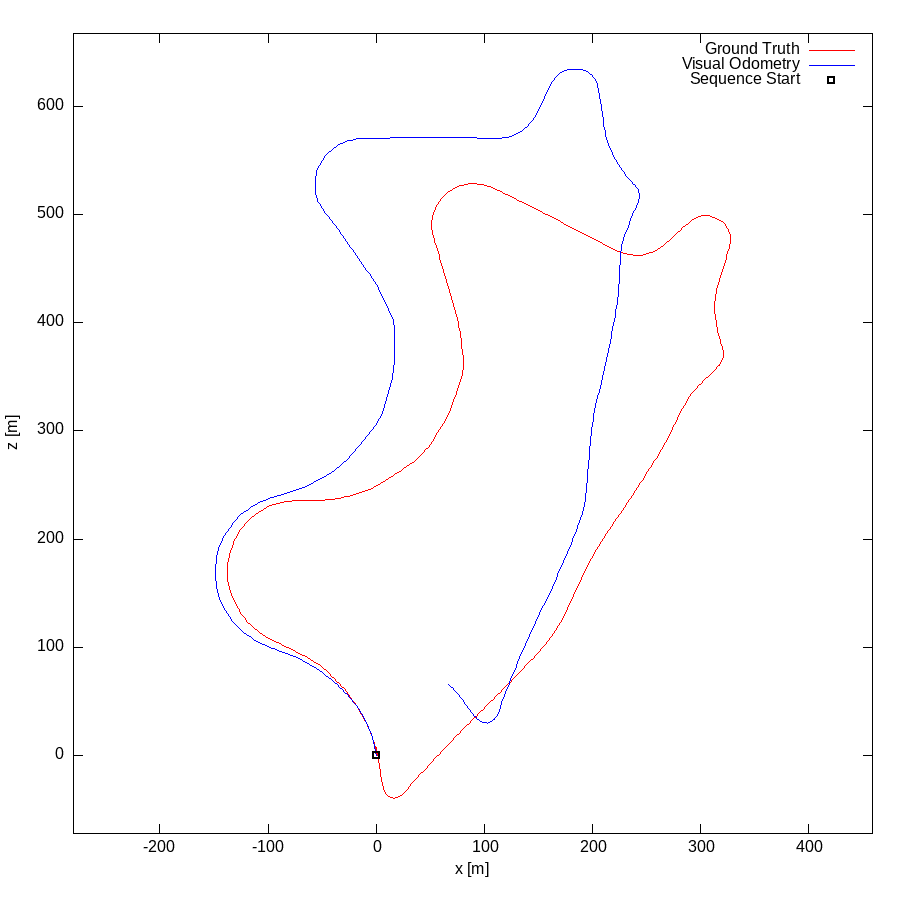

Generate this figure with gnuplot:
set term postscript eps enhanced color
set output "09.eps"
set size ratio -1
set xrange [-280:459]
set yrange [-72:667]
set xlabel "x [m]"
set ylabel "z [m]"
plot "09.txt" using 1:2 lc rgb "#FF0000" title 'Ground Truth' w lines,"09.txt" using 3:4 lc rgb "#0000FF" title 'Visual Odometry' w lines,"< head -1 09.txt" using 1:2 lc rgb "#000000" pt 4 ps 1 lw 2 title 'Sequence Start' w points
